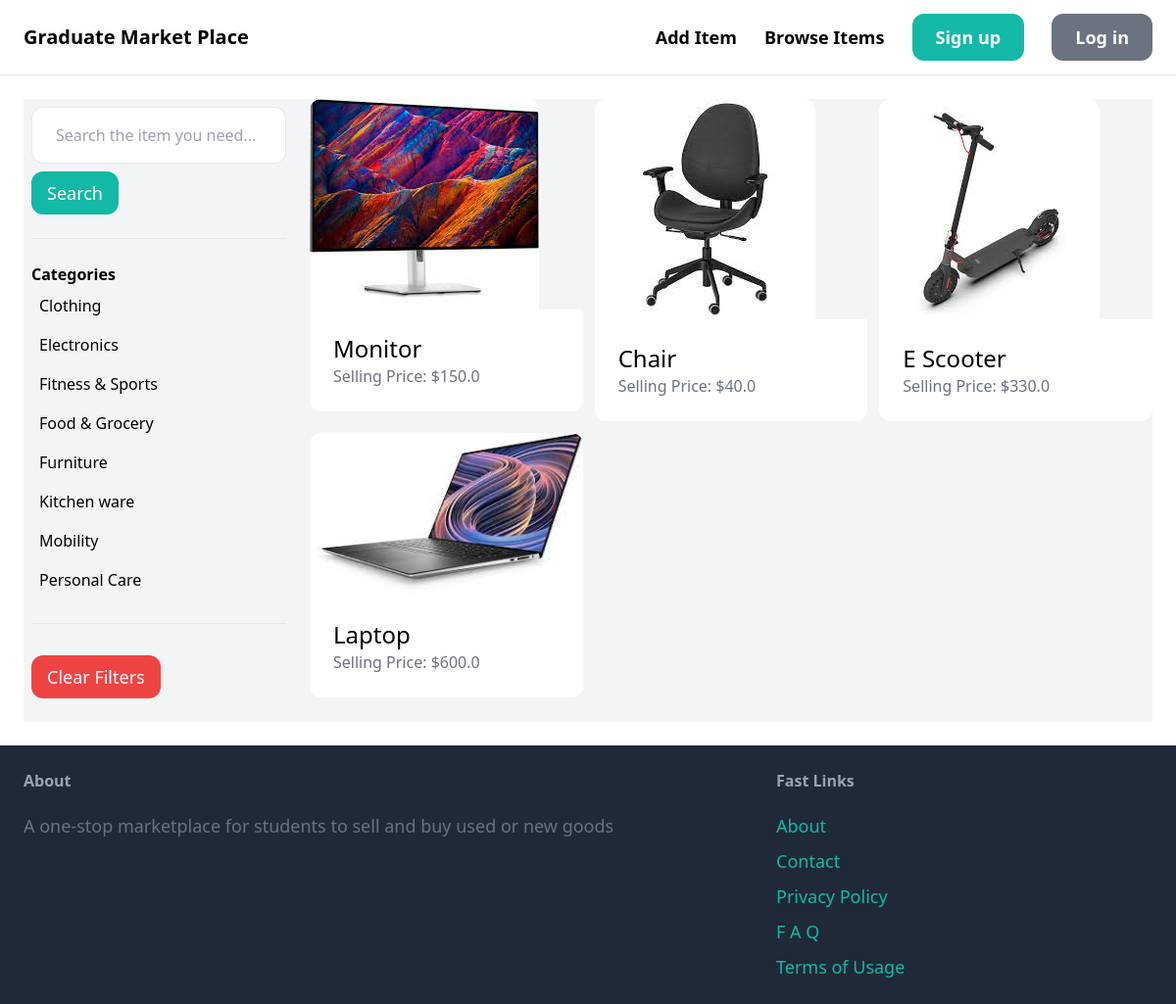
Page /items/ on the earlier database version.
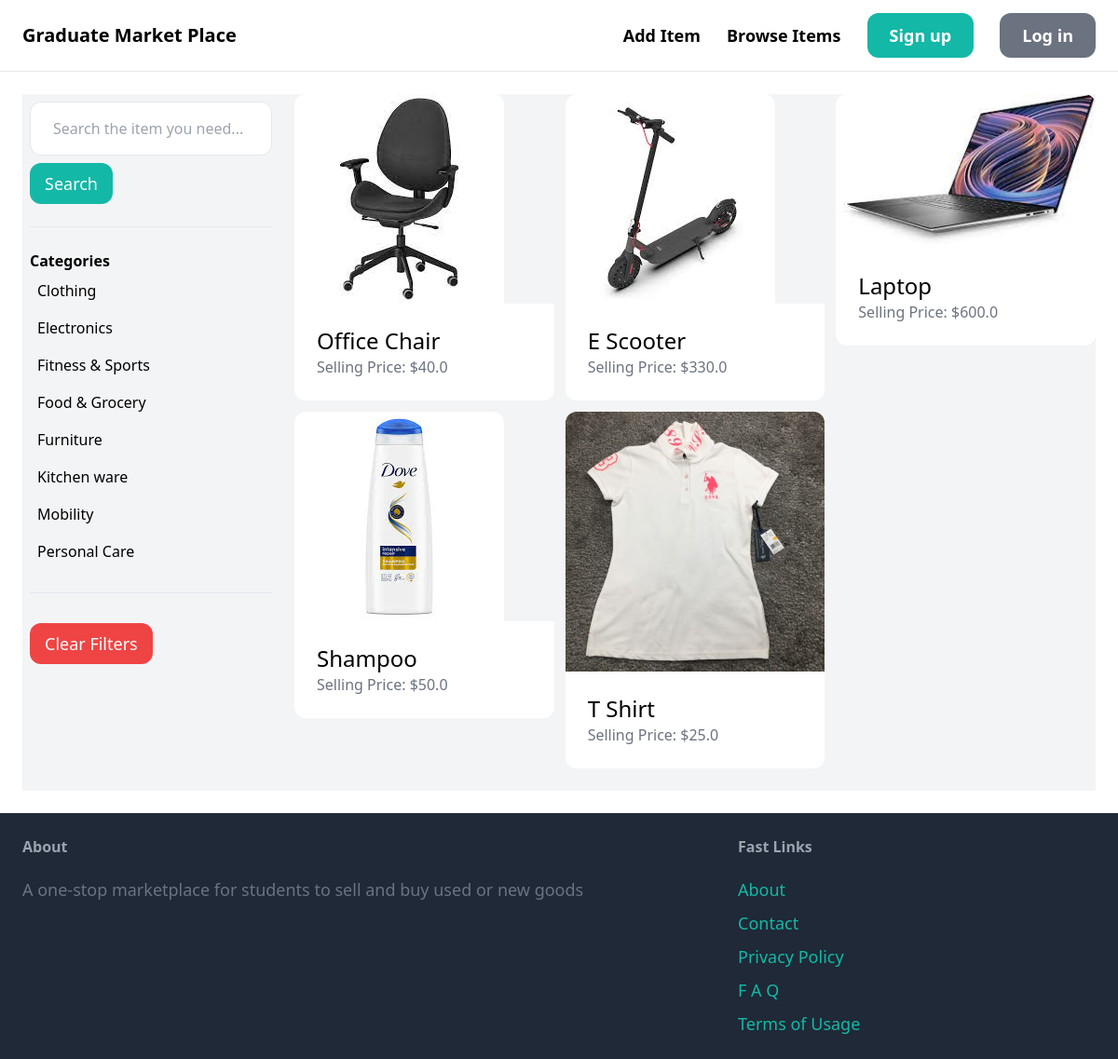
Same page on the later database version.
### item/models.py (models this page shows, shortened)
class Category(models.Model):
    name = models.CharField(max_length=255)
    class Meta:
        ordering = ('name',)
        verbose_name_plural = "Categories"

class Item(models.Model):
    category = models.ForeignKey(Category, related_name='items', on_delete=models.CASCADE)
    name = models.CharField(max_length=255)
    description = models.TextField(blank=True, null=True)
    price = models.FloatField()
    image = models.ImageField(upload_to='item_images', blank=True, null=True)
    is_sold = models.BooleanField(default=False)
    posted_by = models.ForeignKey(User, related_name='items', on_delete=models.CASCADE)
    posted_at = models.DateTimeField(auto_now_add=True)

### item/views.py (the view)
# urls.py: path('items/', include('item.urls')),
def items(request):
    query = request.GET.get('query','')
    categories = Category.objects.all()
    category_id = request.GET.get('category', 0)
    items = Item.objects.filter(is_sold=False)
    if category_id:
        items = items.filter(category_id=category_id)
    if query:
        items = items.filter(Q(name__icontains=query) | Q(description__icontains=query))
    return render(request, 'item/items.html', {
        'items': items,
        'query': query,
        'categories': categories,
        'category_id': int(category_id),
    })

### item/templates/item/items.html (shortened to what this page needs)
{% extends 'core/base.html' %}
{% block content %}
    <div class="pb-6 grid grid-cols-4 gap-4 bg-gray-100">
        <div class="col-span-1 px-2">
            <form method="get" action="{% url 'item:items' %}">
                <input name="query" class="mt-2 w-full py-4 px-6 border rounded-xl" type="text" value="{{ query }}" placeholder="Search the item you need...">
                <button class="mt-2 py-2 px-4 text-lg bg-teal-500 text-white rounded-xl">Search</button>
            </form>
            <hr class="my-6">
            <p class="font-semibold">Categories</p>
            <ul>
                {% for category in categories %}
                    <li class="py-2 px-2 rounded-xl {% if category.id == category_id %} bg-gray-200 {% endif %}">
                        <a href="{% url 'item:items' %}?query={{ query }}&category={{ category.id }}">{{ category.name }}</a>
                    </li>
                {% endfor %}
            </ul>
            <hr class="my-6">
            <ul>
                <li>
                    <a href="{% url 'item:items' %}" class="mt-2 py-2 px-4 inline-block bg-red-500 text-lg rounded-xl text-white">Clear Filters</a>
                </li>
            </ul>
        </div>
        <div class="col-span-3">
            <div class="grid grid-cols-3 gap-3">
                {% for item in items %}
                    <div>
                        <a href="{% url 'item:detail' item.id %}">
                            <div>
                                <img src="{{ item.image.url }}" class="rounded-t-xl">
                            </div>
                            <div class="p-6 bg-white rounded-b-xl">
                                <h2 class="text-2xl">{{ item.name }}</h2>
                                <p class="text-gray-500">Selling Price: ${{ item.price }}</p>
                            </div>
                        </a>
                    </div>
                {% endfor %}
            </div>
        </div>
    </div>
{% endblock %}

Differences in the rows shown:
removed Item: image (picture), name "Monitor", price "150.0"
changed Item: name "Chair" → "Office Chair"
added Item: image (picture), name "Shampoo", price "50.0"
added Item: image (picture), name "T Shirt", price "25.0"
